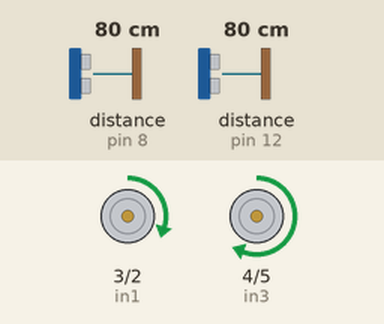
Recording of a sketch running on a simulated Arduino Uno, built with avr-gcc and run on an emulated ATmega328P. Parts: motor-driver pin pairs drawn as motors (green arrow = first pin HIGH = forward, orange = second pin HIGH = backward, longer = more drive, scaled by the enable pin). Wiring (inferred from the names in the program): 2 × ultrasonic range finder: trigger pin 7, echo pin 8 / trigger pin 11, echo pin 12. The test bench sets the inputs (shaded band); at power-on: distance to the obstacle (sensors on pin 12, pin 8) 80 cm. The echo pulse lasts 58.3 µs per cm.

Above: at 1.2 s.
1.3 s: distance to the obstacle (sensor on pin 12) set to 2 cm
At 1.99 s:
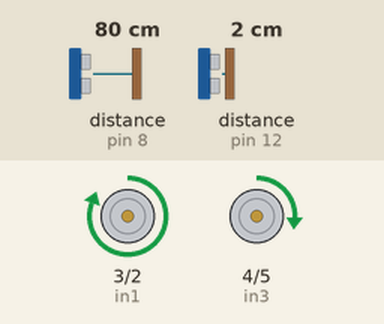
4.3 s: distance to the obstacle (sensor on pin 8) set to 2 cm
At 5.4 s:
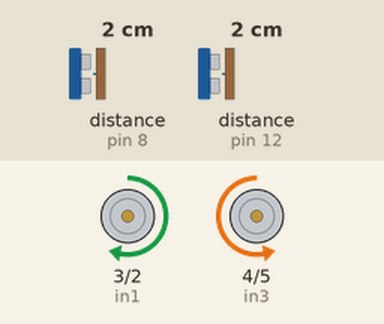
5.8 s: distance to the obstacle (sensor on pin 8) set to 13 cm
7.3 s: distance to the obstacle (sensor on pin 8) set to 17 cm
At 8.41 s:
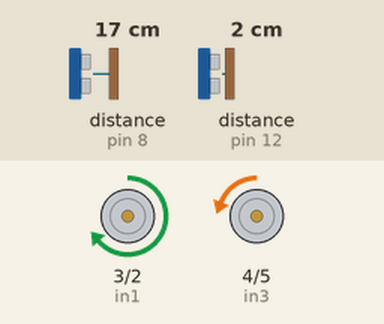
10.3 s: distance to the obstacle (sensor on pin 12) set to 35 cm
At 10.76 s:
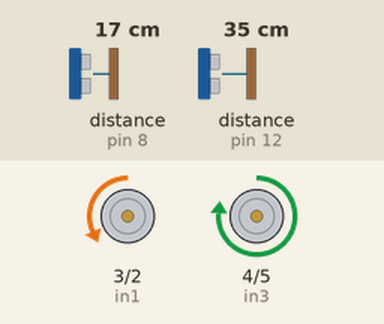
13.3 s: distance to the obstacle (sensor on pin 12) set to 9 cm
Timing chart, 0 to 47.2 s (numbered marks = the images above; inputs shaded):
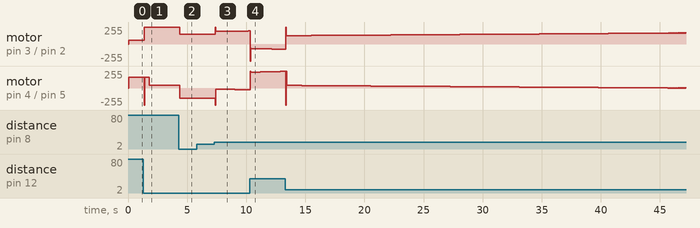

Measured:
- the behaviour switches between 15 and 16 cm on distance to the obstacle (sensor on pin 8) (found by bisection; images 2 and 3)
- after the input at 1.3 s, motor on pin 3 (in1) / pin 2 (in2): forward 60/255 → forward 254/255 after 0.08 s, → forward 255/255 0.41 s later
- after the input at 4.3 s, motor on pin 3 (in1) / pin 2 (in2): forward 255/255 → forward 150/255 after 0.06 s
- after the input at 5.8 s, every drawn part: stays the same

The sketch:

wall_follow.ino
```cpp
// Left-wall-following robot with PID.
// - When switched on, it keeps 15 cm from the left wall and keeps that distance.
// - Gradual corners: the PID steering follows the curve (both wheels keep driving).
// - Walls ahead: the robot slows down as it gets closer. At FRONT_LIMIT it spins right
//   in place until that wall is beside the left sensor (about as far away as it was
//   in front) and the front is clear. No timed turns.
// - Outside corners: if the left wall disappears, it arcs left until it sees the wall again.
// It starts on its own when powered, so it runs on a battery pack with no computer attached.

// Motor A (left motor)
int enA = 10;  // PWM speed control
int in1 = 3;   // Direction
int in2 = 2;   // Direction

// Motor B (right motor)
int enB = 9;   // PWM speed control
int in3 = 4;   // Direction
int in4 = 5;   // Direction

// Front ultrasonic sensor (HC-SR04), facing forward
int frontTrig = 7;
int frontEcho = 8;

// Left ultrasonic sensor (HC-SR04), facing left toward the wall
int leftTrig = 11;
int leftEcho = 12;

// Distances in cm (placeholders, tune these)
const float SET_POINT = 15;     // distance to keep from the left wall
const float FRONT_LIMIT = 15;   // spin right when the front wall is this close
const float SLOW_START = 40;    // start slowing down when the front wall is this close
const float LOST_WALL = 50;     // left reading above this means the wall disappeared
const float TOLERANCE = 7;      // how close "about as far away" has to be

// Speeds 0-255 (placeholders, tune these)
const int BASE_SPEED = 150;     // normal driving speed
const int MIN_SPEED = 80;       // slowest speed while approaching a front wall
const int TURN_SPEED = 150;     // spin speed for sharp right turns
const int ARC_LEFT_SPEED = 60;  // left wheel during the outside-corner arc
const int ARC_RIGHT_SPEED = 160;// right wheel during the outside-corner arc

// PID gains (starter values, tune these)
const float Kp = 8;
const float Ki = 0.2;
const float Kd = 2;

// Variables to remember between loops
float integral = 0;
float prevError = 0;
unsigned long lastTime = 0;

void setup() {
  pinMode(enA, OUTPUT);
  pinMode(in1, OUTPUT);
  pinMode(in2, OUTPUT);
  pinMode(enB, OUTPUT);
  pinMode(in3, OUTPUT);
  pinMode(in4, OUTPUT);

  pinMode(frontTrig, OUTPUT);
  pinMode(frontEcho, INPUT);
  pinMode(leftTrig, OUTPUT);
  pinMode(leftEcho, INPUT);

  lastTime = millis();
}

void loop() {
  float front = readDistance(frontTrig, frontEcho);
  float left = readDistance(leftTrig, leftEcho);

  // Wall ahead is too close: spin right until that wall is beside us
  if (front <= FRONT_LIMIT) {
    float target = front;  // remember how far the wall was in front
    setMotors(TURN_SPEED, -TURN_SPEED);
    while (!(abs(left - target) <= TOLERANCE && front > FRONT_LIMIT)) {
      front = readDistance(frontTrig, frontEcho);
      left = readDistance(leftTrig, leftEcho);
    }
    resetPID();
    return;
  }

  // Left wall disappeared (outside corner): arc left until we see it again
  if (left > LOST_WALL) {
    setMotors(ARC_LEFT_SPEED, ARC_RIGHT_SPEED);
    while (left > LOST_WALL) {
      left = readDistance(leftTrig, leftEcho);
    }
    resetPID();
    return;
  }

  // Slow down as the front wall gets closer
  int baseSpeed = BASE_SPEED;
  if (front < SLOW_START) {
    baseSpeed = map(front, FRONT_LIMIT, SLOW_START, MIN_SPEED, BASE_SPEED);
  }

  // Calculate time since the previous loop (in seconds)
  unsigned long now = millis();
  float dt = (now - lastTime) / 1000.0;
  lastTime = now;

  // PID
  float error = left - SET_POINT;
  integral += error * dt;
  float derivative = (error - prevError) / dt;
  prevError = error;

  float pid = Kp * error
              + Ki * integral
              + Kd * derivative;

  int leftSpeed = constrain(baseSpeed - int(pid), -255, 255);
  int rightSpeed = constrain(baseSpeed + int(pid), -255, 255);
  setMotors(leftSpeed, rightSpeed);
}

// Read an HC-SR04 and return the distance in cm
float readDistance(int trigPin, int echoPin) {
  digitalWrite(trigPin, LOW);
  delayMicroseconds(2);
  digitalWrite(trigPin, HIGH);
  delayMicroseconds(10);
  digitalWrite(trigPin, LOW);

  long duration = pulseIn(echoPin, HIGH, 30000);  // give up after 30 ms
  delay(20);  // let the echo die out so the two sensors don't hear each other

  if (duration == 0) {
    return 400;  // no echo: treat as nothing in range
  }
  return duration * 0.0343 / 2;
}

// Positive speed = forward, negative speed = backward
void setMotors(int leftSpeed, int rightSpeed) {
  if (leftSpeed >= 0) {
    digitalWrite(in1, HIGH);
    digitalWrite(in2, LOW);
  } else {
    digitalWrite(in1, LOW);
    digitalWrite(in2, HIGH);
  }
  analogWrite(enA, abs(leftSpeed));

  if (rightSpeed >= 0) {
    digitalWrite(in3, HIGH);
    digitalWrite(in4, LOW);
  } else {
    digitalWrite(in3, LOW);
    digitalWrite(in4, HIGH);
  }
  analogWrite(enB, abs(rightSpeed));
}

// Start PID fresh after a turn so old errors don't cause a jerk
void resetPID() {
  integral = 0;
  prevError = 0;
  lastTime = millis();
}
```
